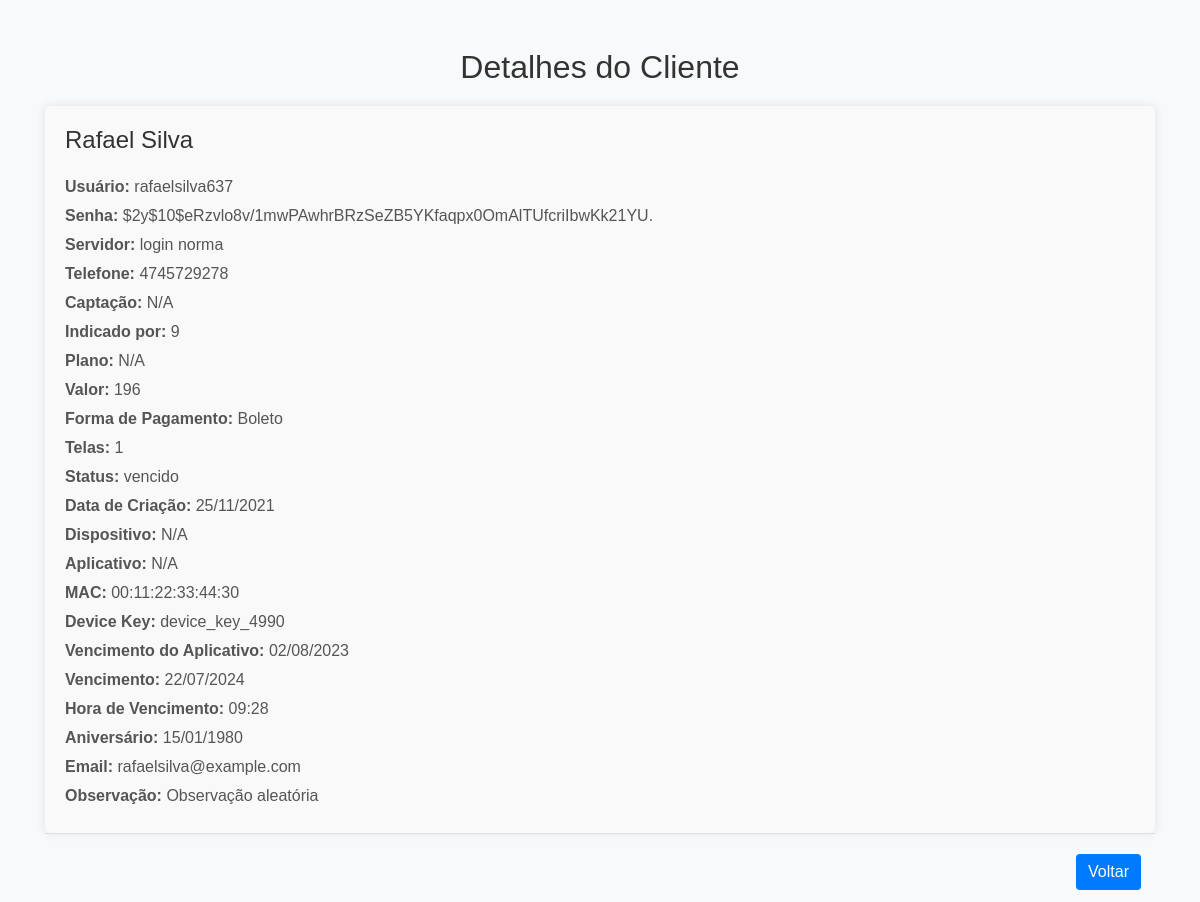
Page /visualizar_cliente.php?id=3 (signed in) on the committed database.
### tables this page shows
CREATE TABLE clientes (
        id INTEGER PRIMARY KEY AUTOINCREMENT,
        nome TEXT NOT NULL,
        usuario TEXT NOT NULL UNIQUE,
        senha TEXT NOT NULL,
        telefone TEXT,
        telefone_secundario TEXT,
        vencimento DATE,
        hora_vencimento TIME,
        email TEXT,
        observacao TEXT,
        captacao INTEGER,
        indicado_por INTEGER,
        servidor INTEGER,
        dispositivo TEXT,
        aplicativo TEXT,
        mac TEXT,
        device_key TEXT,
        link_m3u TEXT,
        aniversario DATE,
        receber_mensagem INTEGER,
        adicionar_pagamento INTEGER,
        enviar_mensagem_pagamento INTEGER, user_id INTEGER, plano INTEGER, valor REAL, forma_pagamento INTEGER, telas INTEGER, pix TEXT, status TEXT DEFAULT 'ativo', data_criacao DATE, vencimento_aplicativo DATE, vencimento_anterior DATE,
        FOREIGN KEY (captacao) REFERENCES formas_captacao(id),
        FOREIGN KEY (indicado_por) REFERENCES clientes(id),
        FOREIGN KEY (servidor) REFERENCES servidores(id)
    );

CREATE TABLE servers (
        id INTEGER PRIMARY KEY AUTOINCREMENT,
        name TEXT NOT NULL,
        credit_value REAL NOT NULL,
        whatsapp_session TEXT,
        panel_link TEXT
    , user_id INTEGER);

CREATE TABLE formas_pagamento (
        id INTEGER PRIMARY KEY AUTOINCREMENT,
        nome TEXT NOT NULL,
        user_id INTEGER,
        FOREIGN KEY (user_id) REFERENCES users(id)
    );

### visualizar_cliente.php (the view, shortened to what this page needs)
<?php
$dbPath = __DIR__ . '/sistema.db';
try {
    $pdo = new PDO("sqlite:$dbPath");
    $pdo->setAttribute(PDO::ATTR_ERRMODE, PDO::ERRMODE_EXCEPTION);
} catch (PDOException $e) {
    die("Erro na conexão com o banco de dados: " . $e->getMessage());
}
$cliente_id = $_GET['id'];
$query = "
    SELECT c.*,
           p.name AS plano_nome,
           s.name AS servidor_nome,
           cp.name AS captacao_nome,
           d.name AS dispositivo_nome,
           a.nome AS aplicativo_nome,
           f.nome AS formas_pagamento_nome
    FROM clientes c
    LEFT JOIN plans p ON c.plano = p.id
    LEFT JOIN servers s ON c.servidor = s.id
    LEFT JOIN capture_methods cp ON c.captacao = cp.id
    LEFT JOIN devices d ON c.dispositivo = d.id
    LEFT JOIN aplicativos a ON c.aplicativo = a.id
    LEFT JOIN formas_pagamento f ON c.forma_pagamento = f.id
    WHERE c.id = :id
";
$stmt = $pdo->prepare($query);
$stmt->bindParam(':id', $cliente_id);
$stmt->execute();
$cliente = $stmt->fetch(PDO::FETCH_ASSOC);
function formatOutput($value) {
    return $value !== null ? htmlspecialchars($value) : 'N/A';
}
function formatDate($date) {
    return $date !== null ? date('d/m/Y', strtotime($date)) : 'N/A';
}
function formatTime($time) {
    return $time !== null ? date('H:i', strtotime($time)) : 'N/A';
}
?>
<!DOCTYPE html>
<html lang="pt-BR">
<head>
    <link href="https://maxcdn.bootstrapcdn.com/bootstrap/4.5.2/css/bootstrap.min.css" rel="stylesheet">
    <link rel="stylesheet" type="text/css" href="assets/css/styles.css">
</head>
<body>
<div class="container mt-5">
    <h2 class="titulo-detalhes-cliente">Detalhes do Cliente</h2>
    <div class="detalhes-cliente">
        <h5><?php echo formatOutput($cliente['nome']); ?></h5>
        <p><strong>Usuário:</strong> <?php echo formatOutput($cliente['usuario']); ?></p>
        <p><strong>Senha:</strong> <?php echo formatOutput($cliente['senha']); ?></p>
        <p><strong>Servidor:</strong> <?php echo formatOutput($cliente['servidor_nome']); ?></p>
        <p><strong>Telefone:</strong> <?php echo formatOutput($cliente['telefone']); ?></p>
        <p><strong>Captação:</strong> <?php echo formatOutput($cliente['captacao_nome']); ?></p>
        <p><strong>Indicado por:</strong> <?php echo formatOutput($cliente['indicado_por']); ?></p>
        <p><strong>Plano:</strong> <?php echo formatOutput($cliente['plano_nome']); ?></p>
        <p><strong>Valor:</strong> <?php echo formatOutput($cliente['valor']); ?></p>
        <p><strong>Forma de Pagamento:</strong> <?php echo formatOutput($cliente['formas_pagamento_nome']); ?></p>
        <p><strong>Telas:</strong> <?php echo formatOutput($cliente['telas']); ?></p>
        <p><strong>Status:</strong> <?php echo formatOutput($cliente['status']); ?></p>
        <p><strong>Data de Criação:</strong> <?php echo formatDate($cliente['data_criacao']); ?></p>
        <p><strong>Dispositivo:</strong> <?php echo formatOutput($cliente['dispositivo_nome']); ?></p>
        <p><strong>Aplicativo:</strong> <?php echo formatOutput($cliente['aplicativo_nome']); ?></p>
        <p><strong>MAC:</strong> <?php echo formatOutput($cliente['mac']); ?></p>
        <p><strong>Device Key:</strong> <?php echo formatOutput($cliente['device_key']); ?></p>
        <p><strong>Vencimento do Aplicativo:</strong> <?php echo formatDate($cliente['vencimento_aplicativo']); ?></p>
        <p><strong>Vencimento:</strong> <?php echo formatDate($cliente['vencimento']); ?></p>
        <p><strong>Hora de Vencimento:</strong> <?php echo formatTime($cliente['hora_vencimento']); ?></p>
        <p><strong>Aniversário:</strong> <?php echo formatDate($cliente['aniversario']); ?></p>
        <p><strong>Email:</strong> <?php echo formatOutput($cliente['email']); ?></p>
        <p><strong>Observação:</strong> <?php echo formatOutput($cliente['observacao']); ?></p>
    </div>
    <div class="modal-footer">
        <a href="listar_clientes.php" class="btn btn-primary">Voltar</a>
    </div>
</div>
</body>
</html>

### assets/css/styles.css (style rules this page uses)
body { font-family: Arial, sans-serif; }
.titulo-detalhes-cliente { text-align: center; margin-bottom: 20px; color: #333; }
.detalhes-cliente { background-color: #f9f9f9; padding: 20px; border-radius: 5px; box-shadow: 0 0 10px rgba(0,0,0,0.1); }
.detalhes-cliente p { margin: 5px 0; font-size: 16px; color: #555; }
.detalhes-cliente h5 { font-size: 24px; margin-bottom: 20px; color: #333; }
.modal-footer { text-align: right; padding-top: 20px; }
.modal-footer .btn { margin-left: 10px; }
.btn { margin-right: 5px; }
body, html { height: 100%; margin: 0; }
.btn-primary { background-color: #007bff; border: none; font-size: 16px; }
body { background-color: #f8f9fa; }
.btn { margin: 0 2px; }

### rows in the picture
clientes: nome "Rafael Silva", usuario "rafaelsilva637", senha "$2y$10$eRzvlo8v/1mwPAwhrBRzSeZB5YKfaqpx0OmAlTUfcriIbwKk21YU.", servers.name "login norma", telefone "4745729278", indicado_por "9", valor "196", formas_pagamento.nome "Boleto", telas "1", status "vencido", data_criacao "25/11/2021", mac "00:11:22:33:44:30", device_key "device_key_4990", vencimento_aplicativo "02/08/2023", vencimento "22/07/2024", hora_vencimento "09:28", aniversario "15/01/1980", email "rafaelsilva@example.com", observacao "Observação aleatória"

### other values in the picture
formatOutput($cliente['captacao_nome']) "N/A"
formatOutput($cliente['plano_nome']) "N/A"
formatOutput($cliente['dispositivo_nome']) "N/A"
formatOutput($cliente['aplicativo_nome']) "N/A"
